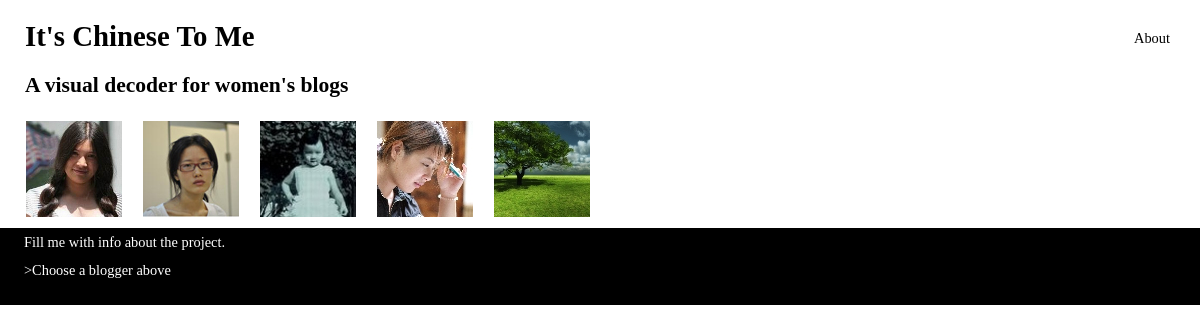
The page / on the database its author committed.
### tables this page shows
CREATE TABLE `blog` (
  `blog_id` int(11) NOT NULL,
  `title` varchar(125) DEFAULT NULL,
  `author` varchar(30) DEFAULT NULL,
  `intro` text,
  `URL` varchar(256) DEFAULT NULL,
  `crttime` timestamp NOT NULL DEFAULT CURRENT_TIMESTAMP ON UPDATE CURRENT_TIMESTAMP,
  `updtime` timestamp NOT NULL DEFAULT '0000-00-00 00:00:00',
  PRIMARY KEY (`blog_id`)
);

### index.php (called while the page is built, shortened)
<?php
$all_blog_ids = get_all_blog();
$all_blogs = array();
foreach ($all_blog_ids as $blog)
{
	$blog_id = $blog['blog_id'];
    $all_blogs[$blog_id] = $blog;
    $post_id = get_post_for_blog($blog_id);
    $all_blogs[$blog_id]['posts'] = array(
		array('words' => get_words_for_post($post_id)),
	);
}
$tpl = new Savant3();
$tpl->blogs = $all_blogs;
$tpl->display("tpl/page.tpl.php");

### php/queries.php (called while the page is built, shortened)
<?php
function get_all_blog()
{
    $ret = array();
    $sql = "SELECT blog_id, title, author, intro, URL FROM blog;";
    $result = mysql_query($sql);
    while ($row = mysql_fetch_assoc($result))
    {
        $ret[] = $row;
    }
    return $ret;
}

### tpl/page.tpl.php (the view, shortened to what this page needs)
<!DOCTYPE html PUBLIC "-//W3C//DTD XHTML 1.0 Strict//EN" "http://www.w3.org/TR/xhtml1/DTD/xhtml1-strict.dtd">
<html xmlns="http://www.w3.org/1999/xhtml" xml:lang="en-US">
<head>
    <link href="css/single_column.css" rel="stylesheet" type="text/css" />
    <link href="css/style.css" rel="stylesheet" type="text/css">
</head>
<body>
<div id="header">
    <div id="title">
        <h1><a href="index.html">It's Chinese To Me</a></h1>
        <h2>A visual decoder for women's blogs</h2>
    </div>
    <div class=topnav>
        <a class="bloglink" href="#about">About</a>
     </div>
</div>
<div id="blogmenu">
	<ul>
		<?php foreach ($this->blogs as $blog_id => $blog): ?>
			<li class="bloginfo">
				<a class="bloglink" href="#blog<?php echo $blog_id ?>"><img src="images/blogger<?php echo $blog_id ?>.jpg"/></a>
			</li>
		<?php endforeach; ?>
	</ul>
</div>
<div class="colmask fullpage chinese">
    <div class="col1">
    <div class="toggle about">
        <p>Fill me with info about the project.</p>
        <p>&gt;Choose a blogger above</p>
    </div>
    </div>
</div>
<div id="footer">
    <p> </p>
</div>
</body>
</html>

### css/single_column.css (style rules this page uses)
body { margin:0; padding:0; border:0; width:100%; background:#fff; min-width:600px; font-size:90%; font-family:Georgia, "Times New Roman", Times, serif; }
a { color:black; text-decoration:none; }
h1, h2, h3 { margin:.8em 0 .2em 0; padding:0; }
p { margin:.4em 0 .8em 0; padding:0; }
img { margin:10px 0 5px; }
#header { clear:both; float:left; width:100%; }
#header p, #header h1, #header h2 { padding:20px 25px 0; margin:0; }
#title { float:left; }
.topnav { float:right; text-align:right; padding:30px 30px 0 0; }
#blogmenu { font-family:Arial, Helvetica, sans-serif; font-size:14px; }
#blogmenu ul { clear:both; float:left; width:100%; list-style:none; margin:10px 0 0 15px; padding:0; }
#blogmenu ul li { display:inline; list-style:none; margin:0; padding:0; }
#blogmenu ul li a { color:white; float:left; margin:0 0 0 1px; padding:3px 10px; text-align:left; text-decoration:none; position:relative; }
.colmask { position:relative; clear:both; float:left; width:100%; overflow:hidden; }
.col1, .col2, .col3 { float:left; position:relative; padding:0 0 1em 0; overflow:hidden; }
.fullpage { background:#fff; }
.fullpage .col1 { width:96%; left:2%; }
#footer { clear:both; float:right; text-align:right; width:100%; }
#footer p { padding:10px; margin:0; }

### css/style.css (style rules this page uses)
.bloginfo { display: block; width: 200px; max-width: 200px; }
.chinese { background-color: #000 !important; color: #fff; display:block; }

### rows shown on the page
blog: shows a picture
blog: shows a picture
blog: shows a picture
blog: shows a picture
blog: shows a picture
